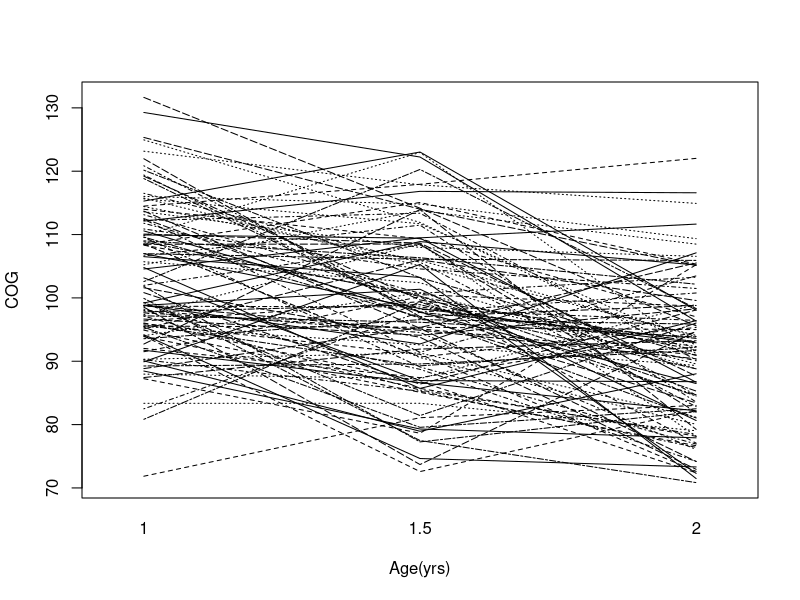
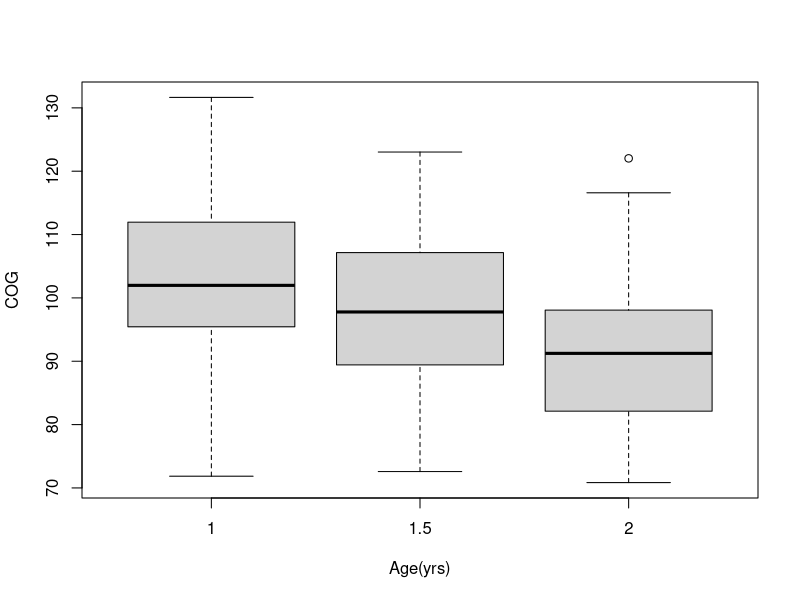
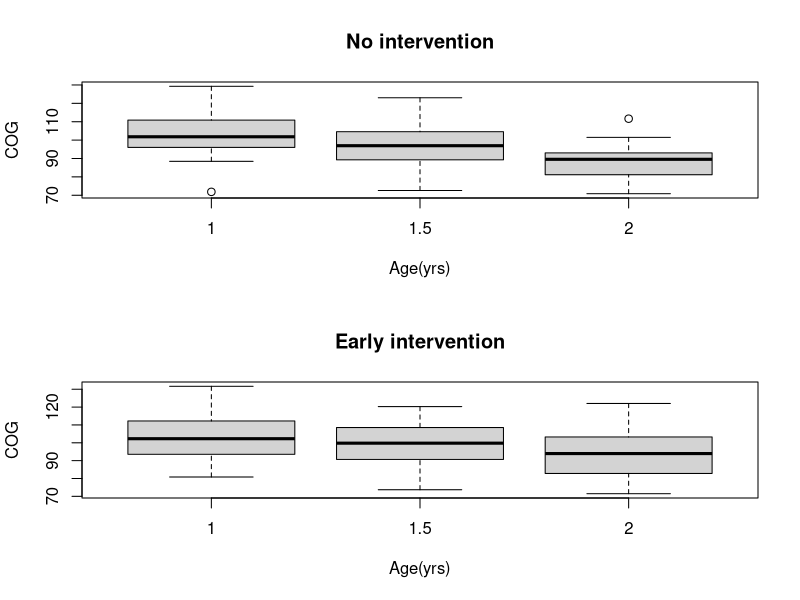
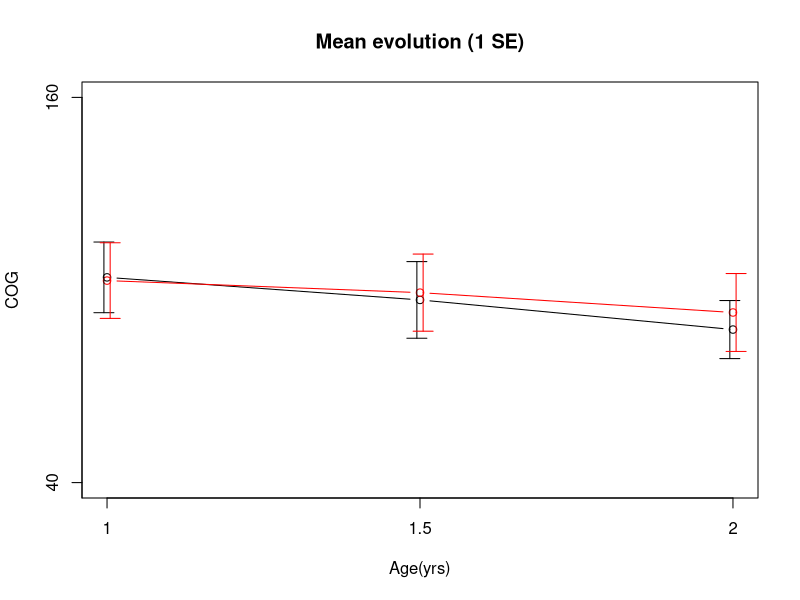
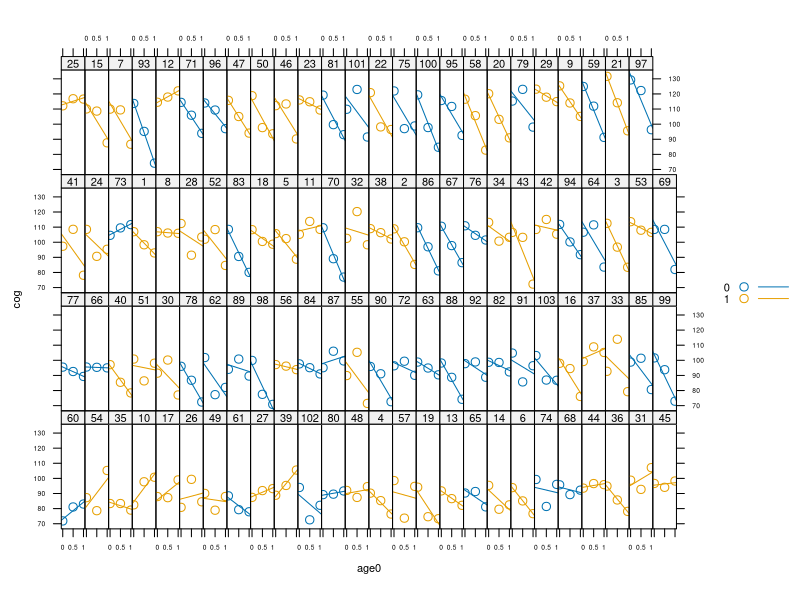
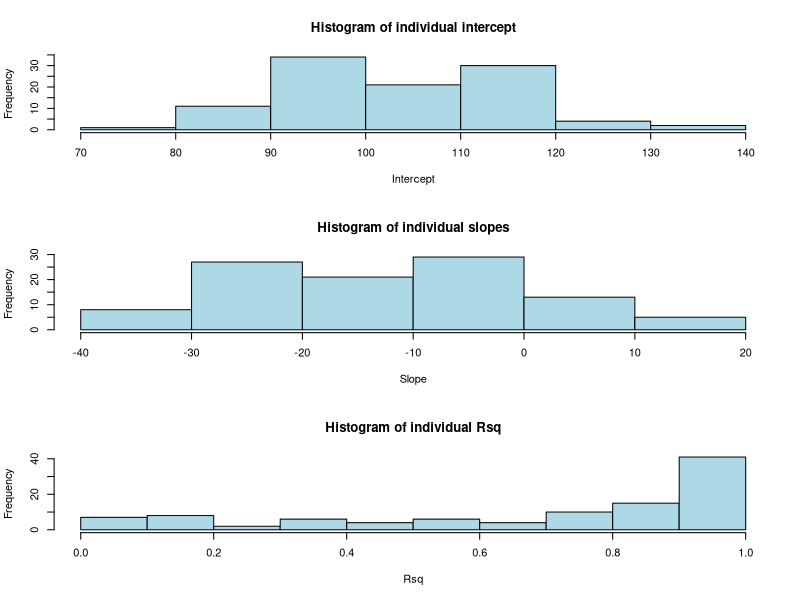
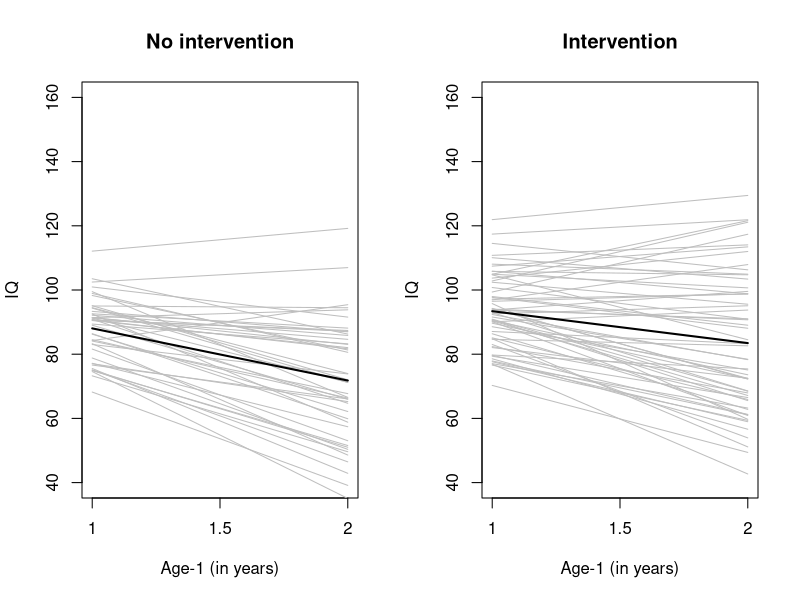

These figures' R source, in order:
# libraries
pkg=c("xtable", "lme4", "arm", "pbkrtest", "lattice", "car", "ggplot2")

install_or_load <- function(name){
  if (!is.element(name, installed.packages()[,1]))
    install.packages(name, dep = TRUE)
  require(name, character.only = TRUE)
}

for (i in pkg){
  install_or_load(i)
}

setwd("/home/sid/Dev/ISLRLabs/mixed_models/")
early.int1 <- read.table("../datasets/earlyint.txt", header=TRUE, sep=",")
# early.int1 <- xtable(early.int1[1:24,])
head(early.int1)
attach(early.int1)

## spaghetti plot
n <- length(unique(id))
interaction.plot(age,id,cog,xlab="Age(yrs)", ylab="COG", legend=F)

## descriptive statistics
early.mean <- tapply(cog, list(age,program), mean)
early.sd <- tapply(cog, list(age,program), sd)
early.var <- tapply(cog, list(age,program),var)
early.n <- table(age,program)

boxplot(cog~age, xlab="Age(yrs)",ylab="COG")
par(mfrow=c(2,1))
boxplot(cog[program==0]~age[program==0], main="No intervention", xlab="Age(yrs)",ylab="COG")
boxplot(cog[program==1]~age[program==1], main="Early intervention", xlab="Age(yrs)",ylab="COG")

## error bars plotting
errbar <- function(x,y,height,width,lty=1,col="black"){
  arrows(x, y, x, y+height, angle=90, length=width, lty=lty, col=col)
  arrows(x, y, x, y-height, angle=90, length=width, lty=lty, col=col)
}

par(mfrow=c(1,1))
plot(age[id==1], early.mean[,1], type="b", xlim=c(1,2), ylim=c(40,160), xlab="Age(yrs)", ylab="COG", axes=FALSE,
     main="Mean evolution (1 SE)")
axis(side=1, at=c(1,1.5,2), labels=c(1,1.5,2))
axis(side=2, at=c(40,160,20))

box()
points(age[id==1], early.mean[,2], type="b", col="red")
errbar(age[id==1]-.005, early.mean[,1], early.sd[,1], .1)
errbar(age[id==1]+.005, early.mean[,2], early.sd[,2], .1, col="red")

## correlation
early.int2 <- reshape(early.int1, timevar="age", idvar= c("id", "program"), direction="wide")
head(early.int2)
cor(early.int2[,3:5]) # correlation decays over time (makes sense)

## first level, linear regressions visualisation
# creation of time var (centering?)
early.int1$age0 <- early.int1$age - 1

cf <- sapply(early.int1$id, function(x){coef(lm(cog~age0, data=subset(early.int1, id==x)))})
Sx <- reorder(early.int1$id, cf[1,])
xyplot(cog~age0|Sx, groups=program, data=early.int1,
       type=c('p', 'r'), auto.key=TRUE, aspect="xy",
       par.settings=list(axis.text=list(cex=0.6),
                         fontsize=list(text=8, points=10)),
       scales=list(x=list(at=c(0,0.5,1), labels=c("0", "0.5", "1"))))

# visualization of distribution of slopes, intercept, R²
# coef
lin.reg.coef <- by(early.int1, early.int1$id, function(data){coef(lm(cog~age0, data=data))})
lin.reg.coef1 <- unlist(lin.reg.coef)
names(lin.reg.coef1) <- NULL
lin.reg.coef2 <- matrix(lin.reg.coef1, length(lin.reg.coef1)/2, 2, byrow= TRUE)
# R²
lin.reg.r.squared <- by(early.int1, early.int1$id, function(data){summary(lm(cog~age, data=data))$r.squared})
lin.reg.r.squared1 <- as.vector(unlist(lin.reg.r.squared))
par(mfrow=c(3,1))
hist(lin.reg.coef2[,1], xlab="Intercept", col="lightblue", main="Histogram of individual intercept")
hist(lin.reg.coef2[,2], xlab="Slope", col="lightblue", main="Histogram of individual slopes")
hist(lin.reg.r.squared1, xlab="Rsq", col="lightblue", main="Histogram of individual Rsq")

## plotting individual regression lines per group
reg.coef=cbind(lin.reg.coef2, early.int1[early.int1$age==1,]$program)
mean.int<-tapply(reg.coef[,1],reg.coef[,3],mean)
mean.slope<-tapply(reg.coef[,2],reg.coef[,3],mean)
par(mfrow=c(1,2))
plot(age,cog,type="n",xlim=c(1,2),ylim=c(40,160),main="No intervention",
     xlab="Age-1 (in years)",ylab="IQ",axes=F)
axis(side=1,at=c(1,1.5,2),labels=c(1,1.5,2))
axis(side=2,at=seq(40,160,20))
box()
for (i in 1:103){
  if (reg.coef[i,3]==0){
    curve(cbind(1,x)%*%reg.coef[i,1:2],add=T,col="gray")
  }
}
curve(cbind(1,x)%*%c(mean.int[1],mean.slope[1]),add=T,lwd=2)
plot(age,cog,type="n",xlim=c(1,2),ylim=c(40,160),main="Intervention", 
     xlab="Age-1 (in years)",ylab="IQ",axes=F)
axis(side=1,at=c(1,1.5,2),labels=c(1,1.5,2))
axis(side=2,at=seq(40,160,20))
box()
for (i in 1:103){
  if (reg.coef[i,3]==1){
    curve(cbind(1,x)%*%reg.coef[i,1:2],add=T,col="gray")
  }
}
curve(cbind(1,x)%*%c(mean.int[2],mean.slope[2]),add=T,lwd=2)

